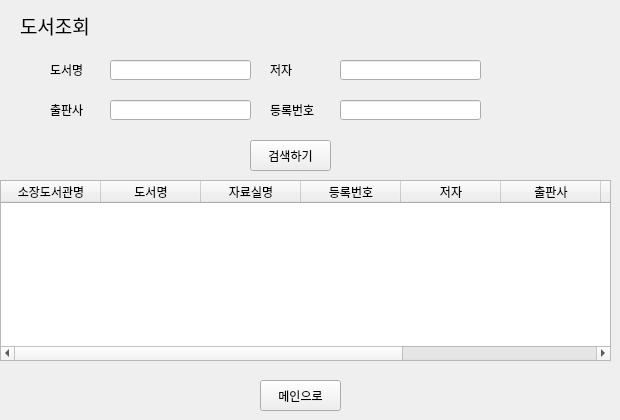
    <widget class="QWidget" name="page_booksearch">
     <widget class="QLabel" name="label_20">
      <property name="geometry">
       <rect>
        <x>50</x>
        <y>100</y>
        <width>61</width>
        <height>20</height>
       </rect>
      </property>
      <property name="text">
       <string>출판사</string>
      </property>
     </widget>
     <widget class="QLabel" name="label_18">
      <property name="geometry">
       <rect>
        <x>270</x>
        <y>100</y>
        <width>71</width>
        <height>20</height>
       </rect>
      </property>
      <property name="text">
       <string>등록번호</string>
      </property>
     </widget>
     <widget class="QTableWidget" name="table_search">
      <property name="geometry">
       <rect>
        <x>0</x>
        <y>180</y>
        <width>611</width>
        <height>181</height>
       </rect>
      </property>
      <property name="editTriggers">
       <set>QAbstractItemView::NoEditTriggers</set>
      </property>
      <property name="selectionBehavior">
       <enum>QAbstractItemView::SelectRows</enum>
      </property>
      <column>
       <property name="text">
        <string>소장도서관명</string>
       </property>
      </column>
      <column>
       <property name="text">
        <string>도서명</string>
       </property>
      </column>
      <column>
       <property name="text">
        <string>자료실명</string>
       </property>
      </column>
      <column>
       <property name="text">
        <string>등록번호</string>
       </property>
      </column>
      <column>
       <property name="text">
        <string>저자</string>
       </property>
      </column>
      <column>
       <property name="text">
        <string>출판사</string>
       </property>
      </column>
      <column>
       <property name="text">
        <string>출판연도</string>
       </property>
      </column>
      <column>
       <property name="text">
        <string>상태</string>
       </property>
      </column>
      <column>
       <property name="text">
        <string>반납예정일</string>
       </property>
      </column>
     </widget>
     <widget class="QLabel" name="label_21">
      <property name="geometry">
       <rect>
        <x>20</x>
        <y>10</y>
        <width>111</width>
        <height>31</height>
       </rect>
      </property>
      <property name="font">
       <font>
        <family>맑은 고딕</family>
        <pointsize>14</pointsize>
       </font>
      </property>
      <property name="text">
       <string>도서조회</string>
      </property>
     </widget>
     <widget class="QLabel" name="label_19">
      <property name="geometry">
       <rect>
        <x>50</x>
        <y>60</y>
        <width>61</width>
        <height>20</height>
       </rect>
      </property>
      <property name="text">
       <string>도서명</string>
      </property>
     </widget>
     <widget class="QPushButton" name="btn_search">
      <property name="geometry">
       <rect>
        <x>250</x>
        <y>140</y>
        <width>81</width>
        <height>31</height>
       </rect>
      </property>
      <property name="text">
       <string>검색하기</string>
      </property>
     </widget>
     <widget class="QLineEdit" name="search_title">
      <property name="geometry">
       <rect>
        <x>110</x>
        <y>60</y>
        <width>141</width>
        <height>20</height>
       </rect>
      </property>
     </widget>
     <widget class="QLabel" name="label_22">
      <property name="geometry">
       <rect>
        <x>270</x>
        <y>60</y>
        <width>61</width>
        <height>20</height>
       </rect>
      </property>
      <property name="text">
       <string>저자</string>
      </property>
     </widget>
     <widget class="QPushButton" name="btn_main3">
      <property name="geometry">
       <rect>
        <x>260</x>
        <y>380</y>
        <width>81</width>
        <height>31</height>
       </rect>
      </property>
      <property name="text">
       <string>메인으로</string>
      </property>
     </widget>
     <widget class="QLineEdit" name="search_renum">
      <property name="geometry">
       <rect>
        <x>340</x>
        <y>100</y>
        <width>141</width>
        <height>20</height>
       </rect>
      </property>
     </widget>
     <widget class="QLineEdit" name="search_writer">
      <property name="geometry">
       <rect>
        <x>340</x>
        <y>60</y>
        <width>141</width>
        <height>20</height>
       </rect>
      </property>
     </widget>
     <widget class="QLineEdit" name="search_publisher">
      <property name="geometry">
       <rect>
        <x>110</x>
        <y>100</y>
        <width>141</width>
        <height>20</height>
       </rect>
      </property>
     </widget>
    </widget>
